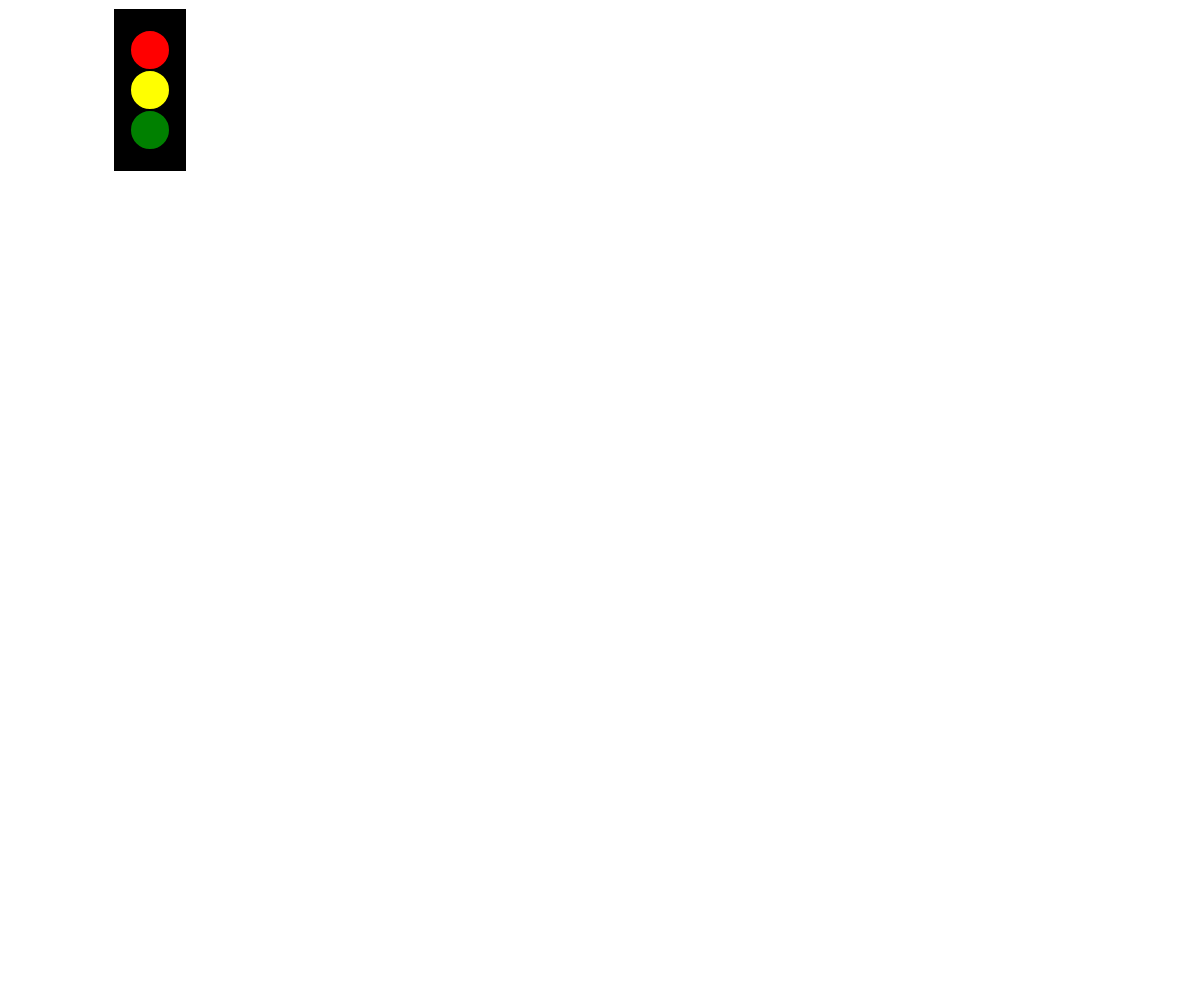
Frame 1 (no input)
Frame 60 (no input): identical to frame 1, image omitted
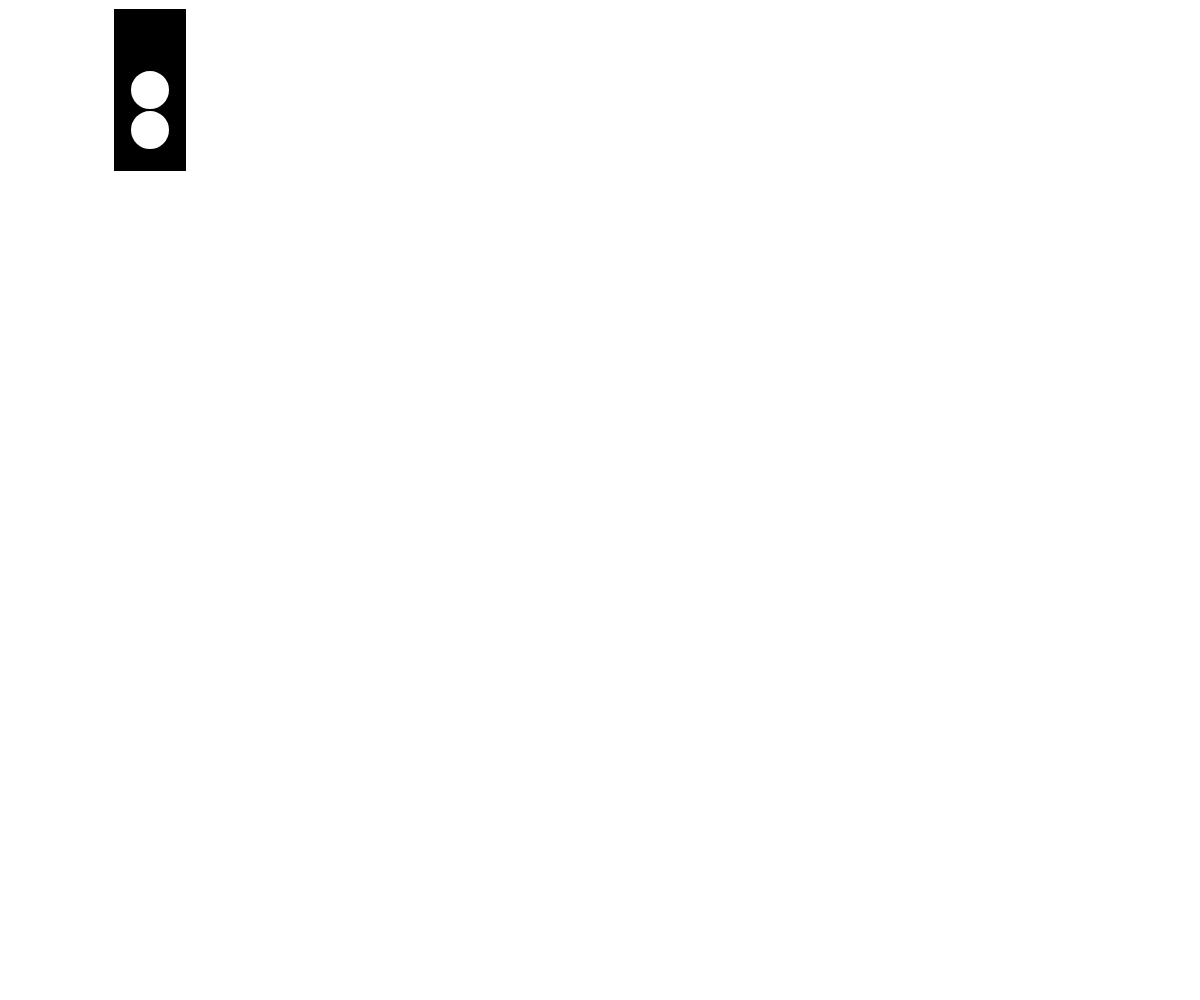
Frame 120 (the mouse pressed at the canvas centre since frame 60)

The p5.js sketch that drew these frames (run headless with seeded random() and noise() and a simulated clock; from frame 60 on, the mouse is pressed at the canvas centre):

// p5.js sketch
// ── sketch.js
fill_color= 'red'
fill_color1= 'yellow'
fill_color2= 'green'


function setup() {
  createCanvas(windowWidth,windowHeight);
}

function draw() {
  background('white');
  strokeWeight(2)
  stroke('black')
  fill('black')
  rect(115,10,70,160);
  if(mouseY<= windowHeight/3){
  fill(fill_color);
} else
  fill_color= 'white'
  ellipse(150,50,40,40);
  if(mouseY<= windowHeight/3){
  fill(fill_color1);
} else
  fill_color1= 'white'
  fill(fill_color1);
  ellipse(150,90,40,40);
  if(mouseY<= windowHeight/3){
  fill(fill_color2);
} else
  fill_color2= 'white'
  fill(fill_color2);
  ellipse(150,130,40,40);
}
